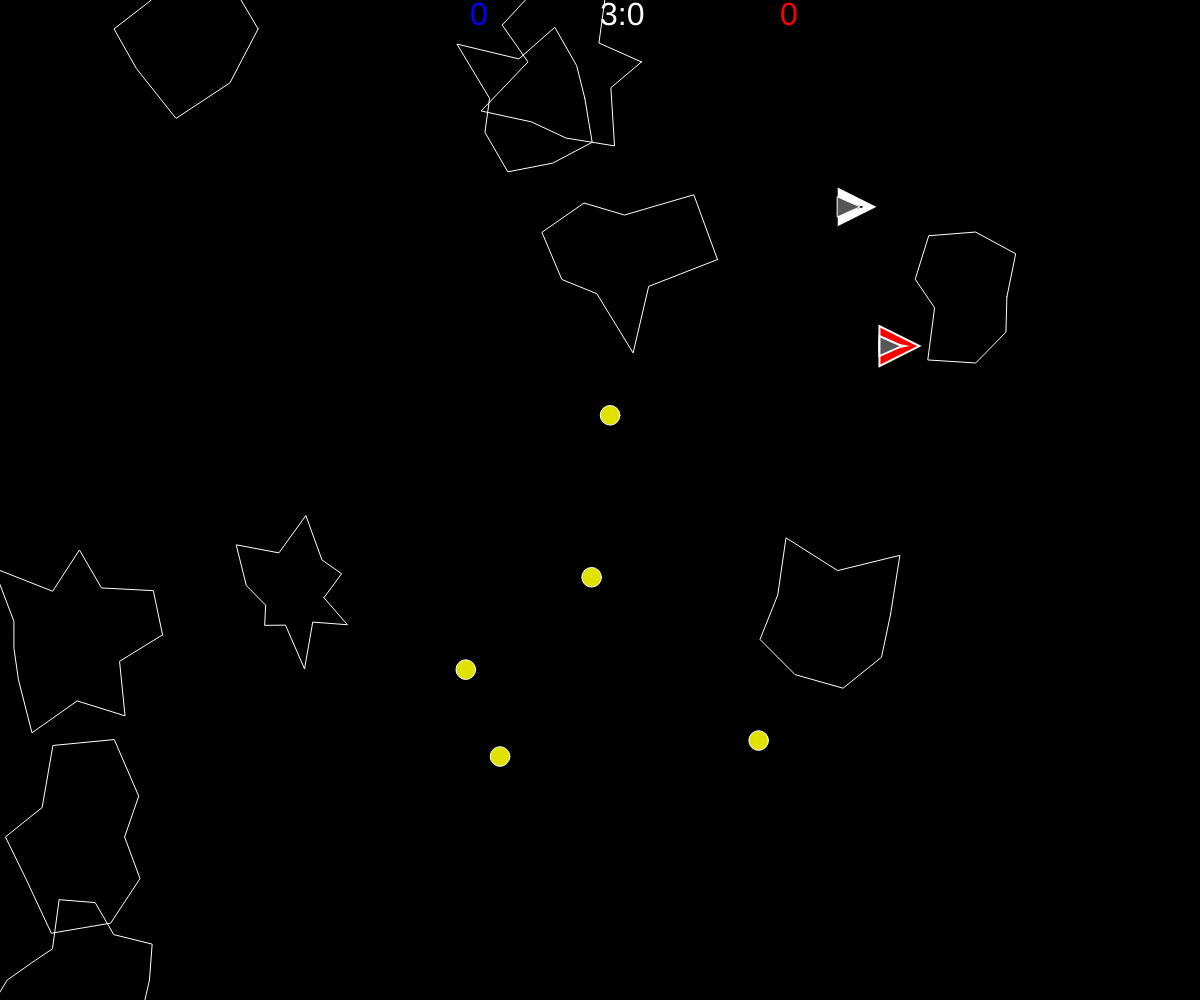
Frame 1 (no input)
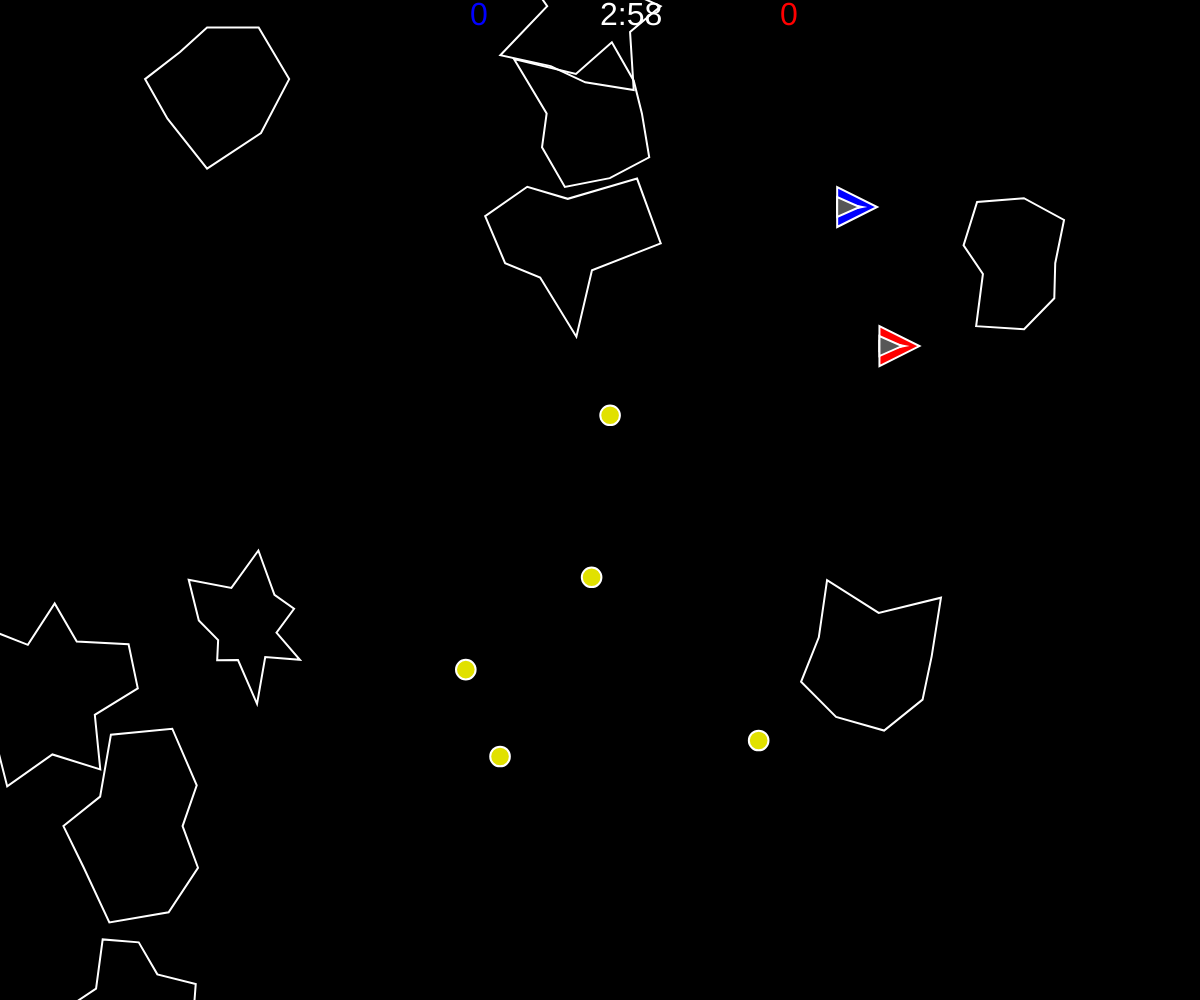
Frame 60 (no input)
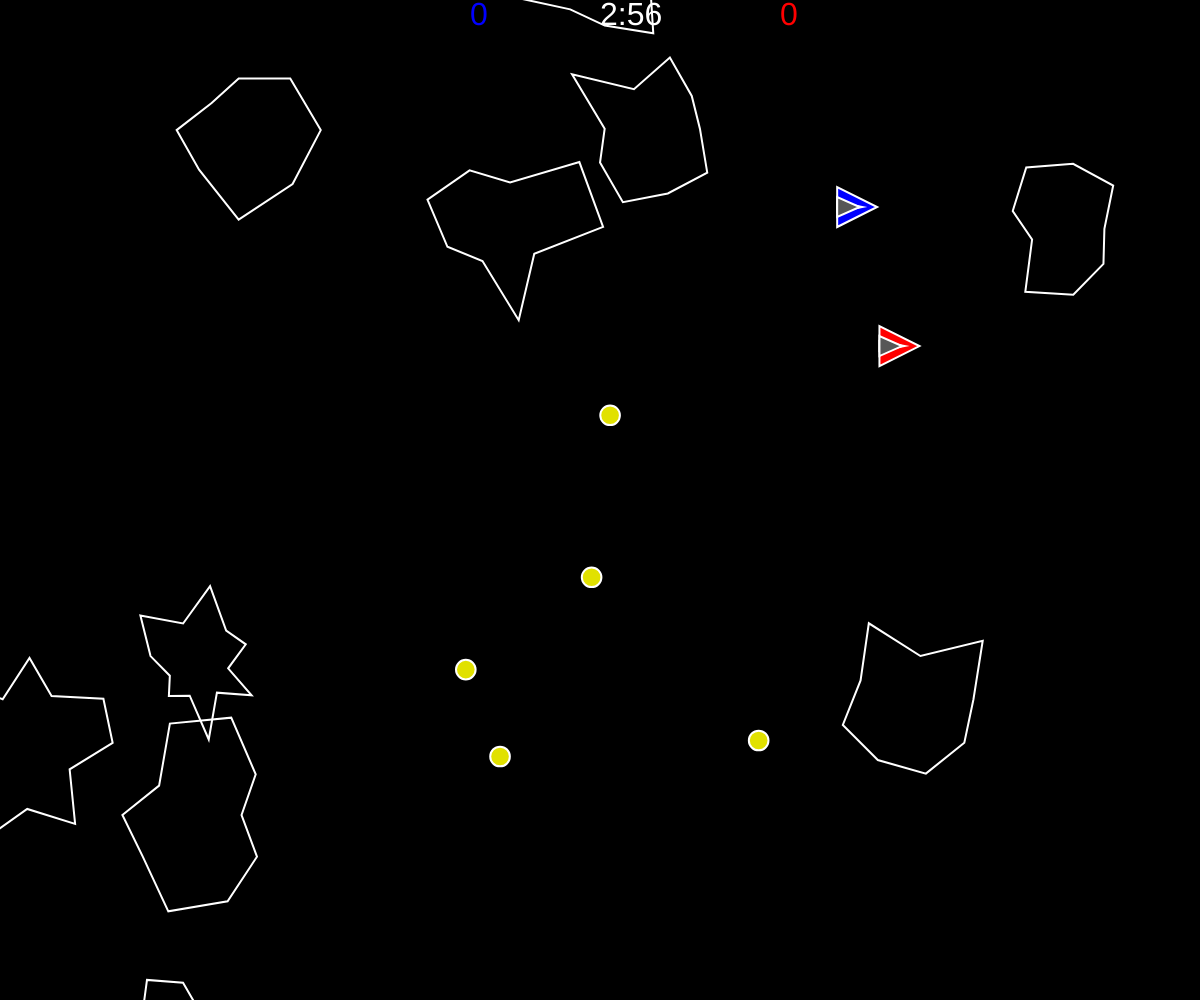
Frame 120 (the mouse pressed at the canvas centre since frame 60)

The p5.js sketch that drew these frames (run headless with seeded random() and noise() and a simulated clock; from frame 60 on, the mouse is pressed at the canvas centre):

// p5.js sketch
// ── sketch.js
var player;
var playertwo;
var asteroids = [];
var points = [];
var score;
var hb;
var t;
var zeit = 180;

function setup() {
    createCanvas(windowWidth, windowHeight);

    hb = new Hitbox();
    score = new score();
    player = new Ship();
    playertwo = new Ship();
    timer = new timer();
    setInterval(timer.subtract, 1000);
    for (var i = 0; i < 10; i++) {
        asteroids.push(new Asteroid());
    }
    for (var i = 0; i < 5; i++) {
        points.push(new Point());
    }
}

function draw() {
    background(0);
    timer.show();
    score.update();

    //if (player.hitsplayertwo) {
    //    console.log('true');
    //    playertwo.vel.mult(-1);
    //    player.vel.mult(-1);
    //} // else if (playertwo.hitsplayer) {
    //  playertwo.vel.mult(-1);
    //  player.vel.mult(-1);
    //}

    if (keyIsDown(UP_ARROW)) {
        player.boosting(true);
    } else {
        player.boosting(false);
    }
    if (keyIsDown(RIGHT_ARROW) || keyIsDown(LEFT_ARROW)) {
        if (keyIsDown(RIGHT_ARROW)) {
            player.setRotation(0.1);
        } else if (keyIsDown(LEFT_ARROW)) {
            player.setRotation(-0.1);
        }
    } else {
        player.setRotation(0);
    }

    if (keyIsDown(87)) {
        playertwo.boosting(true);
    } else {
        playertwo.boosting(false);
    }
    if (keyIsDown(68) || keyIsDown(65)) {
        if (keyIsDown(68)) {
            playertwo.setRotation(0.1);
        } else if (keyIsDown(65)) {
            playertwo.setRotation(-0.1);
        }
    } else {
        playertwo.setRotation(0);
    }

    for (var i = 0; i < asteroids.length; i++) {
        if (player.hits(asteroids[i])) {
            console.log('p1 hit an asteroid!'); //punkte halbieren
            /* remove asteroid
            var newAsteroids = asteroids[i].remove();
            asteroids = asteroids.concat(newAsteroids);
            asteroids.splice(i, 1);
            */
            var tempvel = asteroids[i].vel;
            player.vel.add(tempvel);
            asteroids[i].vel.mult(-1);
            player.vel.mult(-1);

            score.player = floor(score.player / 2); // UND WENN SCHILD AUS IST
        } else if (playertwo.hits(asteroids[i])) {
            console.log('p2 hit an asteroid!'); //punkte halbieren
            /* remove asteroid
            var newAsteroids = asteroids[i].remove();
            asteroids = asteroids.concat(newAsteroids);
            asteroids.splice(i, 1);
            */

            //console.log(asteroids[i].vel);
            var tempvel = asteroids[i].vel;
            //asteroids[i].vel.add(playertwo.vel); //creates many glitches
            playertwo.vel.add(tempvel);
            asteroids[i].vel.mult(-1);
            playertwo.vel.mult(-1);

            score.playertwo = floor(score.playertwo / 2); // UND WENN SCHILD AUS IST (SCHILD MUSS NOCH EINGEFÜGT WERDEN)
        } else {
            //asteroids[i].show();
            //asteroids[i].update();
            //asteroids[i].edges();
        }
    }

    for (var j = 0; j < points.length; j++) {
        if (points[j].hits(player)) {
            console.log('p1 hit a point');
            score.player += 250;
            points[j].update();
        } else if (points[j].hits(playertwo)) {
            console.log('p2 hit a point');
            score.playertwo += 250;
            points[j].update();
        } else {
            points[j].show();
        }
    }

    for (var as = 0; as < asteroids.length; as++) {

        asteroids[as].show();
        asteroids[as].update();
        asteroids[as].edges();
    }

    while (asteroids.length < 10) {
        asteroids.push(new Asteroid());
    }

    //console.log(playertwo.vel + 'p2.vel');

    var d = dist(playertwo.pos.x, playertwo.pos.y, player.pos.x, player.pos.y)
    //console.log(d + 'd');
    if (d <= playertwo.r + player.r) {

        console.log('players hit each other');
        1
        if (player.vel.x <= 0.5 && player.vel.y <= 0.5 || playertwo.vel.x <= 0.5 && playertwo.vel.y <= 0.5) {
            console.log('case1: 1 player did not move before the impact');
            if (player.vel.x <= 0.5 && player.vel.y <= 0.5) {
                //score.playertwo += 500;
                playertwo.vel.add(player.vel.mult(0.9));
                playertwo.vel.mult(-1);
                player.vel.add(playertwo.vel.mult(0.9));
                player.vel.mult(-1);
            } else if (playertwo.vel.x <= 0.5 && playertwo.vel.y <= 0.5) {
                //score.player += 500;
                //score.playertwo -= 500;
                player.vel.add(playertwo.vel.mult(0.9));
                player.vel.mult(-1);
                playertwo.vel.add(player.vel.mult(0.9));
                playertwo.vel.mult(-1);
            }



            /*
            player.vel.add(playertwo.vel.mult(0.9));
            player.vel.mult(-1);
            playertwo.vel.add(player.vel.mult(0.9));
            playertwo.vel.mult(-1);
            */
        } else {
            console.log('case2;');
            player.vel.mult(-1);
            playertwo.vel.mult(-1);
        }


        //score.player = -1000;
        //score.playertwo = -1000;
    }


    player.update();
    player.colour(1);
    playertwo.update();
    playertwo.colour(2);

    //falls spieler sich gegenseitig abschießen
    for (var g = 0; g < player.lasers.length; g++) {
        if (player.lasers[g].hitsplayertwo()) {
            score.playertwo = score.playertwo - 50;
            score.player += 25;
            player.lasers.splice(g, 1);
        }
    }

    for (var g2 = 0; g2 < playertwo.lasers.length; g2++) {
        if (playertwo.lasers[g2].hitsplayer()) {
            //console.log('true');
            score.player = score.player - 50;
            score.playertwo += 25;
            playertwo.lasers.splice(g2, 1);
        }

    }
    //hb.show();
}

function keyPressed() {
    if (keyCode === DOWN_ARROW) {
        player.lasers.push(new Laser(player.pos, player.heading, 1));
        //playertwo.heading = playertwo.heading * -1;
    }
    if (keyCode === 83) {
        playertwo.lasers.push(new Laser(playertwo.pos, playertwo.heading, 2));
    }
}

// ── Asteroid.js
function Asteroid(pos, r) {
    if (pos) {
        this.pos = pos.copy();
    } else {
        this.pos = createVector(random(width), random(height));
    }
    if (r) {
        this.r = r * 0.5;
    } else {
        this.r = random(50, 75); //15 , 50
    }
    this.vel = p5.Vector.random2D();
    //this.vel = 0;
    //this.total = floor(random(5, 15));
    this.total = floor(random(8, 15));
    this.offset = [];
    for (var i = 0; i < this.total; i++) {
        this.offset[i] = random(-this.r * 0.5, this.r * 0.5);
    }

    this.update = function() {
        this.pos.add(this.vel);
    }

    this.show = function() {
        push();
        stroke(255);
        noFill();
        translate(this.pos.x, this.pos.y);
        //ellipse(0,0, this.r*2);
        beginShape();
        for (var i = 0; i < this.total; i++) {
            var angle = map(i, 0, this.total, 0, TWO_PI);
            var x = (this.r + this.offset[i]) * cos(angle);
            var y = (this.r + this.offset[i]) * sin(angle);
            vertex(x, y);
        }
        endShape(CLOSE);
        pop();
    }

    this.breakup = function() {
        var newA = [];
        newA[0] = new Asteroid(this.pos, this.r);
        newA[1] = new Asteroid(this.pos, this.r);
        return newA;
    }

    this.remove = function() {
        var newA = [];
        return newA;
    }

    this.edges = function() {
        if (this.pos.x > width + this.r) {
            this.pos.x = -this.r;
        } else if (this.pos.x < -this.r) {
            this.pos.x = width + this.r;
        }
        if (this.pos.y > height + this.r) {
            this.pos.y = -this.r;
        } else if (this.pos.y < -this.r) {
            this.pos.y = height + this.r;
        }
    }
}

// ── Hitbox.js
function Hitbox() {

    this.show = function() {
        this.showship();
        this.showasteroid();
        this.showpoint();
    }

    this.showship = function() {
        //player
        push();
        stroke(0);
        fill(0, 255, 255)
        ellipse(player.pos.x, player.pos.y, player.r, player.r);
        pop();
        //playertwo
        push();
        stroke(0);
        fill(0, 255, 255)
        ellipse(playertwo.pos.x, playertwo.pos.y, playertwo.r, playertwo.r);
        pop();
    }

    this.showasteroid = function() {
        for (var i = 0; i < asteroids.length; i++) {
            push();
            stroke(0);
            fill(0, 255, 255)
            ellipse(asteroids[i].pos.x, asteroids[i].pos.y, asteroids[i].r, asteroids[i].r);
            pop();
        }
    }

    this.showpoint = function() {
        for (var i = 0; i < points.length; i++) {
            push();
            stroke(0);
            fill(0, 255, 255)
            ellipse(points[i].pos.x, points[i].pos.y, PI * points[i].r * points[i].r, PI * points[i].r * points[i].r);
            pop();
        }
    }

}

// ── Laser.js
function Laser(playerpos, angle, pnum) {
    this.pos = createVector(playerpos.x, playerpos.y);
    this.vel = p5.Vector.fromAngle(angle);
    this.vel.mult(10);

    this.update = function() {
        this.pos.add(this.vel);
        //this.colour(pnum);
    }

    this.show = function() {
        if (pnum === 1) {
            push();
            fill(0, 0, 255);
            stroke(0, 0, 225);
            strokeWeight(4);
            point(this.pos.x, this.pos.y);
            pop();
        } else if (pnum === 2) {
            push();
            fill(255, 0, 0);
            stroke(255, 0, 0);
            strokeWeight(4);
            point(this.pos.x, this.pos.y);
            pop();
        }
    }

    this.hitsplayertwo = function() {
        var d = dist(this.pos.x, this.pos.y, playertwo.pos.x, playertwo.pos.y)
        if (d < playertwo.r) {
            return true;
        } else {
            return false;
        }
    }

    this.hits = function(asteroid) {
        var d = dist(this.pos.x, this.pos.y, asteroid.pos.x, asteroid.pos.y)
        if (d < asteroid.r) {
            return true;
        } else {
            return false;
        }
    }

    this.hitsplayer = function() {
        var d = dist(this.pos.x, this.pos.y, player.pos.x, player.pos.y)
        if (d < player.r) {
            return true;
        } else {
            return false;
        }
    }

    this.offscreen = function() {
        if (this.pos.x > width || this.pos.x < 0) {
            return true;
        }
        if (this.pos.y > height || this.pos.y < 0) {
            return true;
        }
        return false;
    }
}

// ── Point.js
function Point() {
    this.pos = createVector(random(width), random(height));
    this.r = 2.5;

    this.update = function() {

        this.pos = createVector(random(width), random(height));

        this.show();
    }

    this.show = function() {
        push();
        stroke(255);

        fill(225, 225, 0);
        ellipse(this.pos.x, this.pos.y, PI * this.r * this.r, PI * this.r * this.r);
        pop();
    }

    this.hits = function(input) { //input ist der jewweilige spieler
        var d = dist(this.pos.x, this.pos.y, input.pos.x, input.pos.y);
        if (d < (PI * this.r * this.r) + input.r) {
            return true;
        } else {
            return false;
        }
    }

}

// ── Ship.js
function Ship() {
    this.pos = createVector(random(width), random(height));
    this.vel = createVector(0, 0);
    this.r = 20;
    this.force = 0;
    this.heading = 0;
    this.rotation = 0;
    this.isBoosting = false;
    this.lasers = [];

    this.boosting = function(b) {
        this.isBoosting = b;
    }

    this.update = function() {
        if (this.isBoosting) {
            this.boost();
        }
        this.pos.add(this.vel);
        this.vel.mult(0.99);

        for (var i = this.lasers.length - 1; i >= 0; i--) {
            this.lasers[i].show();
            this.lasers[i].update();
            if (this.lasers[i].offscreen()) {
                this.lasers.splice(i, 1);
            }
            /*else {
                           for (var j = asteroids.length - 1; j >= 0; j--) {
                               if (this.lasers[i].hits(asteroids[j])) {
                                   if (asteroids[j].r > 20) { //war 10 davor
                                       var newAsteroids = asteroids[j].breakup();
                                       asteroids = asteroids.concat(newAsteroids);
                                   } else {
                                       if (j % 10 == 0) {
                                           asteroids.push(new Asteroid());
                                       }
                                       //asteroids.push(new Asteroid());
                                   }
                                   asteroids.splice(j, 1);
                                   this.lasers.splice(i, 1);
                                   break;
                               }
                           }
                       }*/

        }
        this.show();
        this.turn();
        this.edges();
    }

    this.shotasteroid = function(j, i) {
        if (asteroids[j].r > 20) { //war 10 davor
            var newAsteroids = asteroids[j].breakup();
            asteroids = asteroids.concat(newAsteroids);
        } else {
            if (j % 10 == 0) {
                asteroids.push(new Asteroid());
            }
            //asteroids.push(new Asteroid());
        }
        asteroids.splice(j, 1);
        this.lasers.splice(i, 1);
        //break;
    }


    this.boost = function() {
        var force = p5.Vector.fromAngle(this.heading);
        force.mult(0.1);
        this.vel.add(force);
    }

    this.hits = function(asteroid) {
        var d = dist(this.pos.x, this.pos.y, asteroid.pos.x, asteroid.pos.y);
        if (d < this.r + asteroid.r) {
            return true;
        } else {
            return false;
        }
    }

    this.hitsplayer = function() {
        var d = dist(playertwo.x, playertwo.pos.y, player.pos.x, player.pos.y)
        if (d < playertwo.r) {
          console.log('trueffs');
            return true;
        } else {
          console.log('p1wtf');
            return false;
        }
    }

    this.hitsplayertwo = function() {
        var d = dist(player.pos.x, player.pos.y, playertwo.pos.x, playertwo.pos.y)
        if (d < player.r) {
          console.log('ffstrue');
            return true;
        } else {
          console.log('p2wtf');
            return false;
        }
    }

    this.show = function() {
        push();
        translate(this.pos.x, this.pos.y);
        rotate(this.heading + PI / 2);
        //fill(0);
        //stroke(255);
        triangle(-this.r, this.r, this.r, this.r, 0, -this.r);
        //triangle(-this.r, this.r, this.r, this.r, 0, -this.r-(this.r/2));
        //das fun triangle ---
        triangle(-this.r / 4, this.r, this.r / 4, this.r, 0, -this.r / 4);
        pop();


        push();
        translate(this.pos.x, this.pos.y);
        rotate(this.heading + PI / 2);
        stroke(255);
        fill(87);
        triangle(-this.r / 2, this.r, this.r / 2, this.r, 0, -this.r / 8);
        pop();


    }

    this.colour = function(pnum) { // as in player number
        if (pnum === 1) {
            //push();
            fill(255, 0, 0);
            stroke(255);
            strokeWeight(2);
            //triangle(-this.r, this.r, this.r, this.r, 0, -this.r);
            //pop();
        } else if (pnum === 2) {
            //push();
            fill(0, 0, 255);
            stroke(255);
            strokeWeight(2);
            //triangle(-this.r, this.r, this.r, this.r, 0, -this.r);
            //pop();
        }
    }

    this.edges = function() {
        if (this.pos.x > width + this.r) {
            this.pos.x = -this.r;
        } else if (this.pos.x < -this.r) {
            this.pos.x = width + this.r;
        }
        if (this.pos.y > height + this.r) {
            this.pos.y = -this.r;
        } else if (this.pos.y < -this.r) {
            this.pos.y = height + this.r;
        }
    }

    this.setRotation = function(angle) {
        this.rotation = angle;
    }

    this.turn = function() {
        this.heading += this.rotation;
    }
}

// ── score.js
function score() {
    this.player = 0;
    this.playertwo = 0;

    this.update = function() {
        this.playerupdate();
        this.playertwoupdate();

        if (this.player < 0) {
          this.player = 0;
        }
        if (this.playertwo < 0) {
          this.playertwo = 0;
        }
    }

    this.playerupdate = function() {
        //falls player.laser asteroid hittet +5 punkte
        for (var j = 0; j < asteroids.length; j++) {
            for (var i = 0; i < player.lasers.length; i++) {
                //console.log('loop funzt');
                if (player.lasers[i].hits(asteroids[j])) {
                    //console.log('if-works');
                    this.player += 10;
                    player.shotasteroid(j, i);
                    break;
                    ///////////
                }
            }
        }

        push();
        textSize(32);
        fill(0, 0, 255);
        noStroke();
        text("" + score.player, (width / 2.5) - 10, 25);
        pop();
    }

    this.playertwoupdate = function() {
        //falls playertwo.laser asteroid hittet +5 punkte
        for (var j = 0; j < asteroids.length; j++) {
            for (var i = 0; i < playertwo.lasers.length; i++) {
                //console.log('loop funzt');
                if (playertwo.lasers[i].hits(asteroids[j])) {
                    //console.log('if-works');
                    this.playertwo += 10;
                    playertwo.shotasteroid(j, i);
                    break;
                    ///////////
                }
            }
        }

        push();
        textSize(32);
        fill(255, 0, 0);
        noStroke();
        text("" + score.playertwo + "", (width / 1.5) - 20, 25);
        pop();
    }

}

// ── timer.js
function timer() {
    ///this.total = 500;
    this.update = function() {
        //setInterval(this.subtract, 5000);
        this.show();
    }

    this.show = function() {
        push();
        textSize(32);
        fill(255);
        noStroke();

        var minuten = floor(zeit / 60);
        var temp = (zeit/60) - (minuten);
        var sekunden = temp * 60 + '';
        if (sekunden.charAt(4) > 4) {
          sekunden = ceil(sekunden);
        } else {
            sekunden = floor(sekunden);
        }
        text(minuten + ':' + sekunden, (width / 2), 25);
        //text(zeit, (width / 2), 25);
        pop();

        push();
        if (zeit <= 10) {
            textSize(120);
            fill(255);
            noStroke();
            text(zeit, (width / 2), height / 2);
        }
        if (zeit == 0) {
            if (score.player > score.playertwo) {
                text('Blue Wins', (width / 2) - 120, (height / 2) + 120);
            } else if (score.playertwo > score.player) {
                text('Red Wins', (width / 2) - 120, (height / 2) + 120);
            } else if (score.player == score.playertwo) {
                text('Draw', (width / 2) - 120, (height / 2) + 120);
            }
        }
        pop();
    }

    this.subtract = function() {
        if (zeit > 0) {
            zeit -= 1;
        }
        //zeit -= 1;
        //this.total -=1;
        //console.log(this.total + 'total');
    }
}
